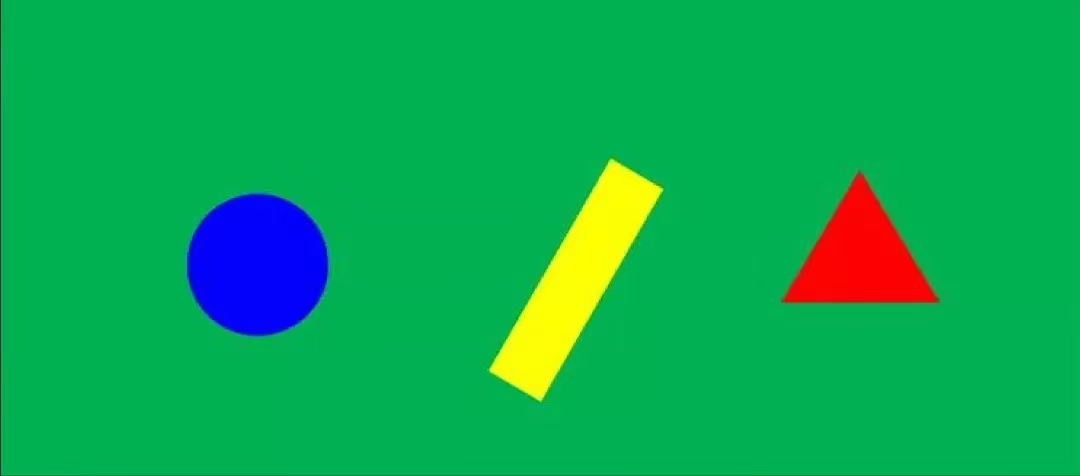
#> input picture Graph_detection.jpg, 1080 x 476 px
$ jupyter execute --allow-errors Graph_detection.ipynb
#> lines starting #> are read from the running program, lines starting #| are printed output that depends on the picture; after the words box and inside, x2 and y2 are one past the last pixel; in counts of white or black regions, pixels touching at a corner belong together
# Python代码测试

[cell 1]
import cv2 as cv
import matplotlib.pyplot as plt
img=cv.imread("Graph_detection.jpg",1)
#> img is the input picture: shape (476, 1080, 3); mean B, G, R 82.9, 169.7, 13.2
#img=cv.imread("Graph_detection.jpg",0)
#cv.imshow("Graph",img)
#cv.waitKey(0)
plt.imshow(img[:,:,::-1])

[cell 2]
img_gray=cv.cvtColor(img,cv.COLOR_BGR2GRAY)
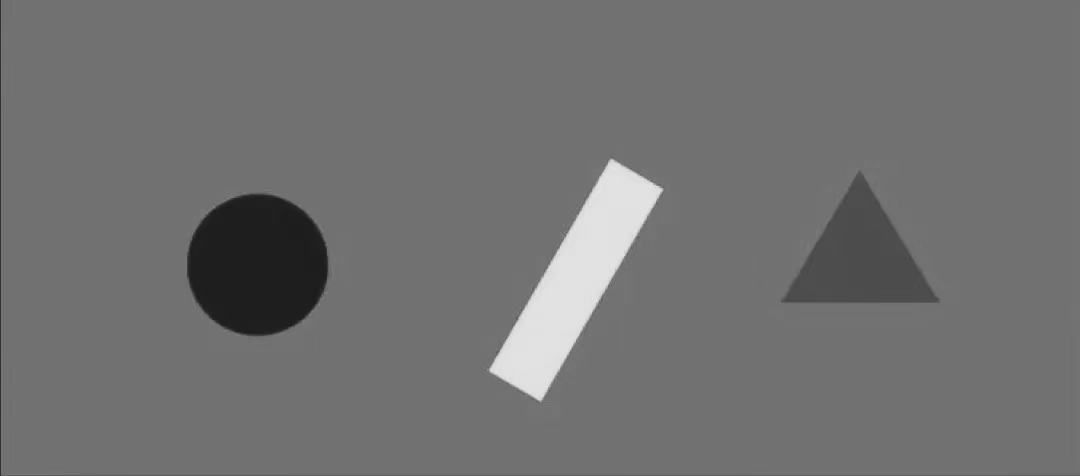
#> img_gray: shape (476, 1080); min 25, max 228, mean 112.9
plt.imshow(img_gray,cmap = plt.cm.gray)

[cell 3]
img_GaussianBlur=cv.GaussianBlur(img,(5, 5),0)
plt.imshow(img_GaussianBlur[:,:,::-1])

[cell 4]
import numpy as np
color_dist={'red': {'Lower': np.array([0, 60, 60]), 'Upper': np.array([6, 255, 255])},
            'blue': {'Lower': np.array([100, 80, 46]), 'Upper': np.array([124, 255, 255])},
            'green': {'Lower': np.array([35, 43, 35]), 'Upper': np.array([90, 255, 255])},
            }                                          #hsv色彩空间中颜色范围（不受亮度变化影响）
img_HSV=cv.cvtColor(img_GaussianBlur, cv.COLOR_BGR2HSV) #转换hsv色彩空间
#> img_HSV: shape (476, 1080, 3); mean H, S, V 72.7, 252.9, 181.8
img_Erosion=cv.erode(img_HSV, None, iterations=2)      #腐蚀
#> img_Erosion: shape (476, 1080, 3); mean H, S, V 72.1, 251.5, 180.5
inRange_hsv=cv.inRange(img_Erosion,color_dist["green"]['Lower'], color_dist["green"]['Upper']) #把绿色区域部分设置成白色，其他设置成黑色
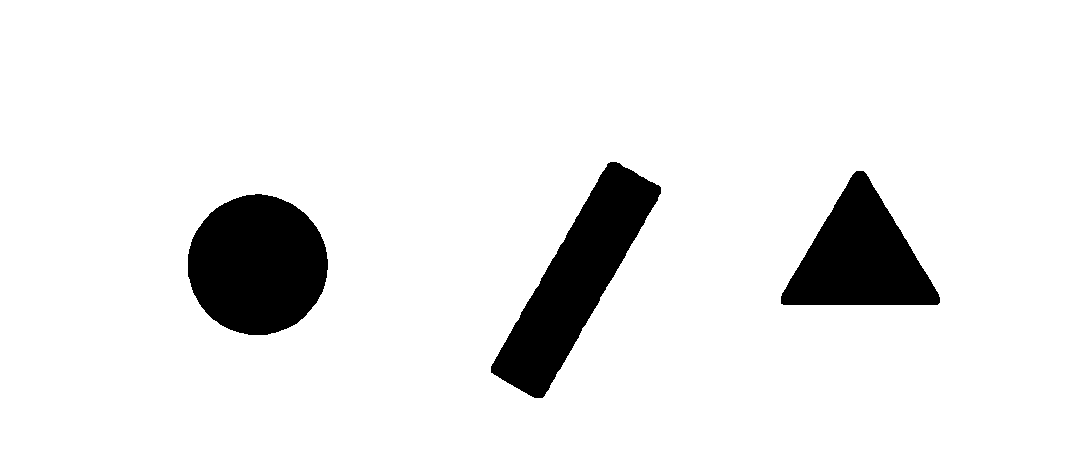
#> inRange_hsv: shape (476, 1080); 91.8% white; 3 black regions
#cv.imshow("Graph_hsv",inRange_hsv)
#cv.waitKey(0)

[cell 5]
img_contours, img_hierarchy=cv.findContours(inRange_hsv, cv.RETR_TREE, cv.CHAIN_APPROX_SIMPLE)
#> img_contours = 4 contours; box (x1, y1, x2, y2) and area: (0, 0, 1080, 476) 512525, (187, 193, 329, 336) 15571, (490, 161, 662, 399) 15204, (780, 170, 941, 306) 12141; img_hierarchy = [[-1, -1, 1, -1], [2, -1, -1, 0], [3, 1, -1, 0], [-1, 2, -1, 0]]
#> (the rest of this cell did not finish here and is left out)

[cell 6]
img_copy = img.copy()
img_edge = cv.drawContours(img_copy,img_contours, -1, (0,0,0), 10, lineType=cv.LINE_AA)
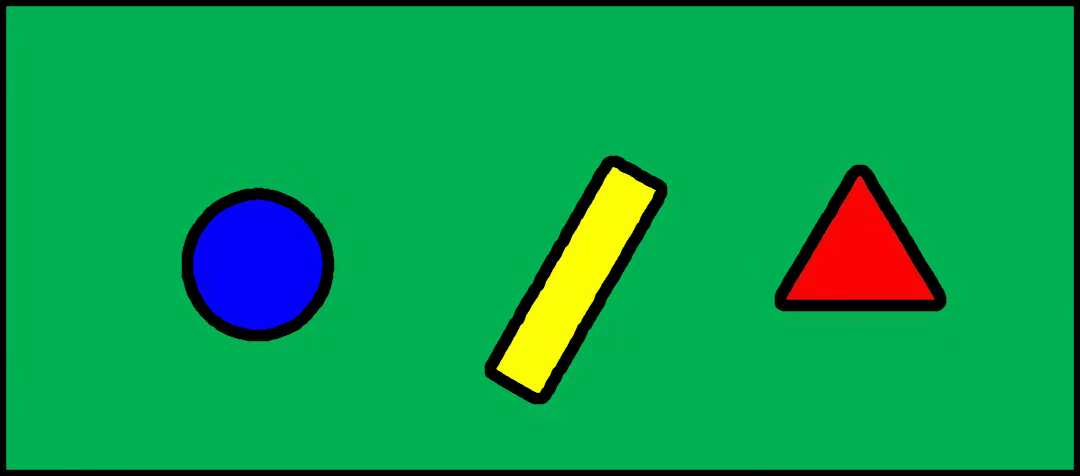
#> img_edge: shape (476, 1080, 3); mean B, G, R 76.8, 158, 10.8
cv.imshow("Graph_lunkuo", img_edge)
cv.waitKey(0)

[cell 7]
for cnt in range(len(img_contours)):  #分别检测这几个图形形状
    epsilon = 0.02 * cv.arcLength(img_contours[cnt], True) #多边形拟合的距离参数，下一个函数要用到
    approx = cv.approxPolyDP(img_contours[cnt],epsilon, True)  # 计算逼近多边形的顶点坐标
    corners = len(approx) #得到角点数量
    print(corners)
    if corners == 3: #三个角点的就是三角形
        mu = cv.moments(img_contours[cnt])  #contour是一个轮廓，用于求解图像的矩
        cx = mu['m10'] / mu['m00']  #轮廓contour的质心的横坐标
        cy = mu['m01'] / mu['m00']  #轮廓contour的质心的纵坐标
        print("三角形cx=", cx)
        print("三角形cy=", cy)
    elif corners == 4: #四个角点就是矩形
        mu = cv.moments(img_contours[cnt])  #contour是一个轮廓，用于求解图像的矩
        cx = mu['m10'] / mu['m00']  #轮廓contour的质心的横坐标
        cy = mu['m01'] / mu['m00']  #轮廓contour的质心的纵坐标
        print("矩形cx=", cx);print("矩形cy=", cy)
        rect = cv.minAreaRect(img_contours[cnt])
        print("矩形的中心坐标：", rect[0])

    else: #圆有好多角点
        mu = cv.moments(img_contours[cnt])  #contour是一个轮廓，用于求解图像的矩
        cx = mu['m10'] / mu['m00']  #轮廓contour的质心的横坐标
        cy = mu['m01'] / mu['m00']  #轮廓contour的质心的纵坐标
        print("圆cx=", cx);print("圆cy=", cy)
        img_gray_copy=img.copy()
        img_gray_gray=cv.cvtColor(img_gray_copy, cv.COLOR_BGR2GRAY)
        circle = cv.HoughCircles(img_gray_gray, cv.HOUGH_GRADIENT,1,400,param1=50,param2=30,minRadius=0,maxRadius=0)
        print("圆心坐标和半径",circle)
    cv.circle(img, (int(cx), int(cy)), 5, (0, 140, 255), -1)
#> this loop made 4 passes
#> (epsilon, approx, corners, cx, cy, rect) on passes 1, 4: (62.16, [[0, 0], [0, 475], [1079, 475], [1079, 0]], 4, 539.5, 237.5, ((539.5, 237.5), (475, 1079), -90)), (12.92, [[619, 162], [661, 193], [534, 398], [490, 366]], 4, 575.5, 279.6, ((575.5, 279.5), (247.8, 63.6), -60.03))
#> (epsilon, corners, cx, cy, circle) on pass 2: (9.35, 8, 257.2, 264.5, [[256.5, 263.5, 70.1]])
#> (printed output is left out)
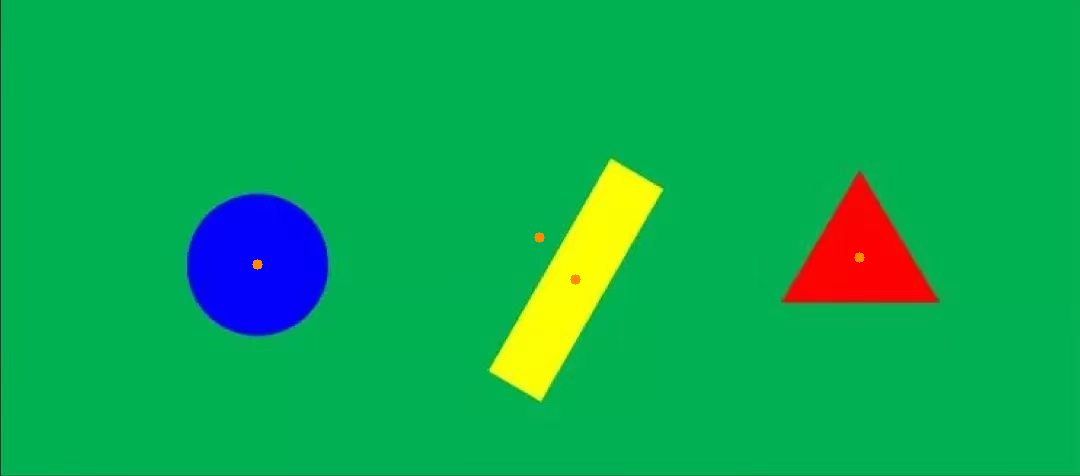
#> img: shape (476, 1080, 3); 0.06% of pixels changed, all inside (x1, y1, x2, y2) = (252, 232, 865, 285)
cv.imshow("Graph_center",img)
cv.waitKey(0)
#> Out = 27

# [8 lines of commented-out code are left out]
